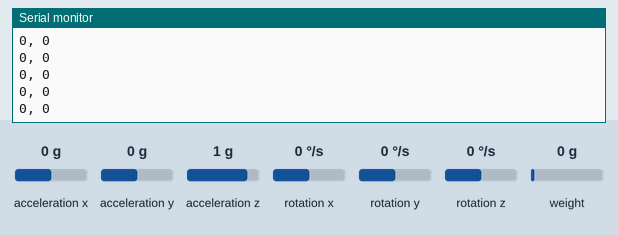
Recording of a sketch running on a simulated Arduino Uno, built with avr-gcc and run on an emulated ATmega328P. On the bench: the last lines printed to the serial monitor. The test bench sets the inputs (shaded band); at power-on: acceleration x 0 g, weight on the scale 0 g, acceleration y 0 g, acceleration z 1 g, rotation x 0 °/s, rotation y 0 °/s, rotation z 0 °/s. No radio packets arrive unless stated.

Above: at 3.2 s.
3.3 s: acceleration x set to -1.4 g
At 3.46 s:
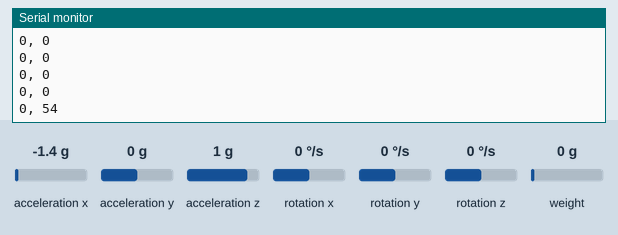
4.8 s: weight on the scale set to 100 g
At 4.81 s:
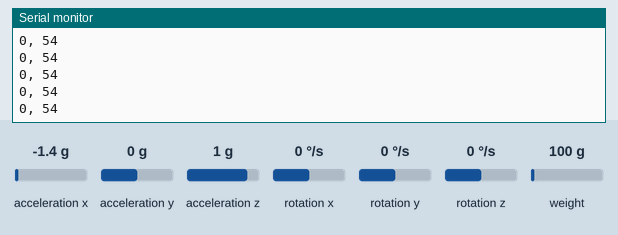
6.3 s: acceleration y set to -1.4 g
At 6.38 s:
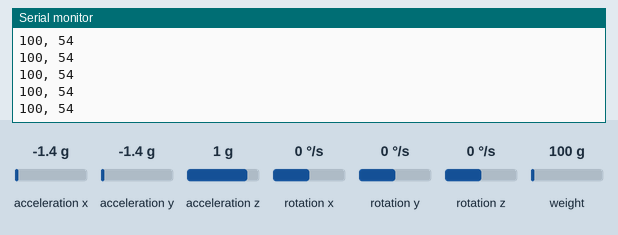
7.8 s: acceleration z set to -1.4 g
At 7.83 s:
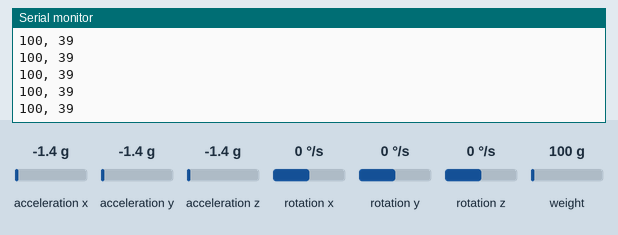
9.3 s: weight on the scale set to 1250 g
At 9.39 s:
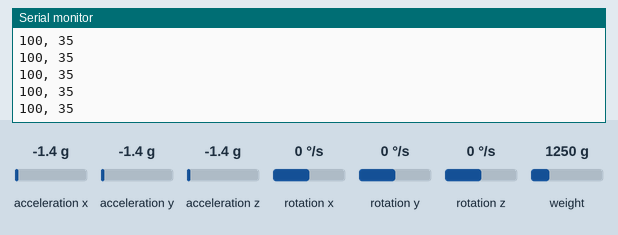
Timing chart, 0 to 11.8 s (numbered marks = the images above; inputs shaded):
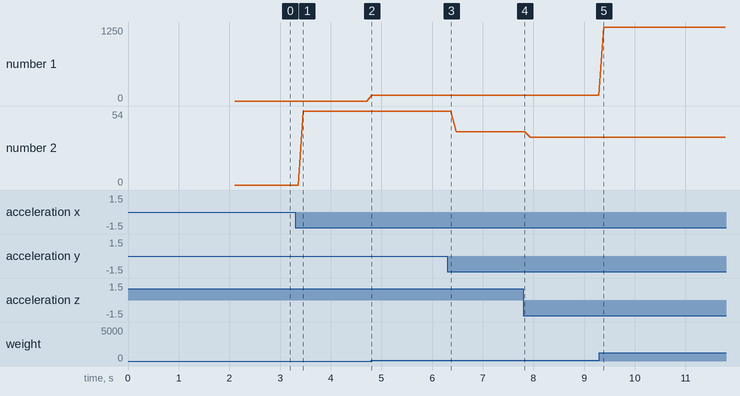

Measured:
- after the input at 3.3 s, the serial monitor: prints a new line after 0.16 s (image 1)
- plotted number 1: 0 → 100 after the input at 4.8 s, 100 → 1250 after the input at 9.3 s
- plotted number 2: 0 → 54 after the input at 3.3 s, 54 → 39 after the input at 6.3 s, 39 → 35 after the input at 7.8 s

The sketch:

WSN_L.ino
```cpp
// Speed Transmitter Left

#include "HX711.h"
#include <SPI.h>
#include <nRF24L01.h>
#include <RF24.h>
#include <HX711.h>
#include <Wire.h>
#include <MPU6050.h>

#define calibration_factor 14300 //This value is obtained using the SparkFun_HX711_Calibration sketch
#define LOADCELL_DOUT_PIN  2
#define LOADCELL_SCK_PIN  3

MPU6050 mpu;
RF24 radio(8, 7);
//----------------------------------

const uint64_t pipe1 = 0xF0F0F0F0AA;

struct sensor
{
  int force;
  int angle;
  byte sensorNum;
};
sensor pole;

HX711 scale;

void setup() {
  Serial.begin(250000);
  scale.begin(LOADCELL_DOUT_PIN, LOADCELL_SCK_PIN);
  scale.set_scale(1600);
  scale.tare();
  radio.begin();
  radio.openWritingPipe(pipe1);
  radio.setPALevel(RF24_PA_LOW);
  radio.setDataRate(RF24_250KBPS);
  radio.stopListening();
   while(!mpu.begin(MPU6050_SCALE_2000DPS, MPU6050_RANGE_2G))
   {
     Serial.println("Could not find a valid MPU6050 sensor, check wiring!");
     delay(500);
   }

  pole.sensorNum = 1;

  delay(1000);

}

void loop() {
  Vector normAccel = mpu.readNormalizeAccel();
  pole.force = scale.get_units();
  pole.angle = -(atan2(normAccel.XAxis, sqrt(normAccel.YAxis*normAccel.YAxis + normAccel.ZAxis*normAccel.ZAxis))*180.0)/M_PI;;
  Serial.print(pole.force);
  Serial.print(", ");
  Serial.println(pole.angle);
  radio.write(&pole, sizeof(pole));
  //delay(10);

}
```
